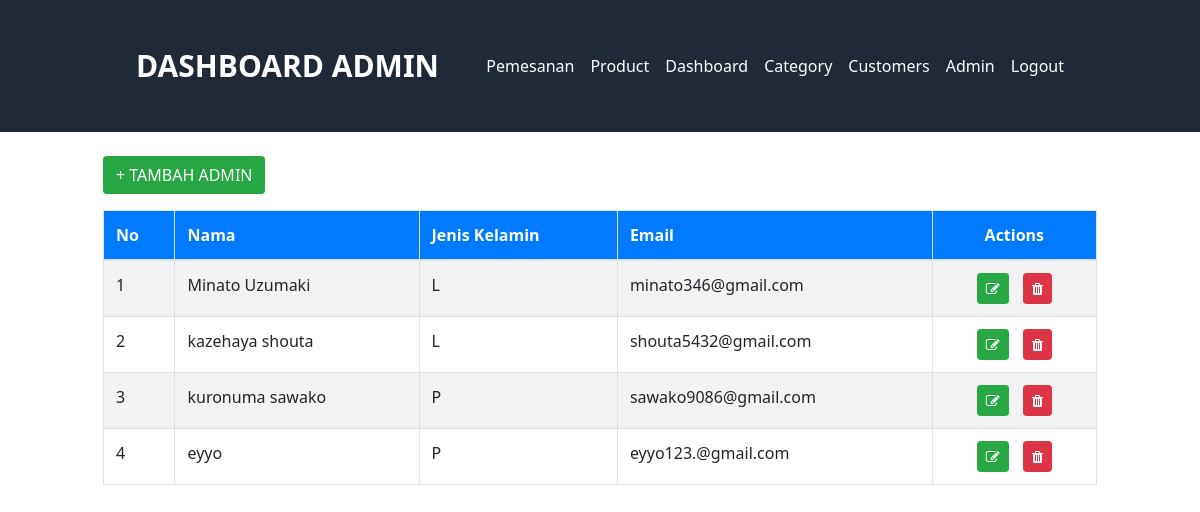
The page /test_pdo/index.php on the database its author committed.
### tables this page shows
CREATE TABLE `user` (
  `id` int(11) NOT NULL,
  `nama` varchar(100) NOT NULL,
  `jenis_kelamin` varchar(20) NOT NULL,
  `email` varchar(100) NOT NULL,
  `password` varchar(255) NOT NULL
);

### test_pdo/index.php (the view, shortened to what this page needs)
<?php
require_once('koneksi.php');
?>
<!DOCTYPE HTML>
<html>
<head>
    <link rel="stylesheet" href="https://maxcdn.bootstrapcdn.com/bootstrap/4.0.0/css/bootstrap.min.css">
    <link rel="stylesheet" href="https://stackpath.bootstrapcdn.com/font-awesome/4.7.0/css/font-awesome.min.css">
    <link href="https://unpkg.com/tailwindcss@2.2.19/dist/tailwind.min.css" rel="stylesheet">
</head>
<body>
    <header class="bg-gray-800 text-white">
        <div class="container mx-auto flex justify-between items-center p-5">
            <h1 class="text-3xl font-bold">DASHBOARD ADMIN</h1>
            <nav>
                <ul class="flex space-x-4">
                    <li><a href="../masterdata/orders_product/tampilan.php" class="hover:underline">Pemesanan</a></li>
                    <li><a href="../masterdata/product/list_products.php" class="hover:underline">Product</a></li>
                    <li><a href="dashboard.php" class="hover:underline">Dashboard</a></li>
                    <li><a href="../masterdata/category/category.php" class="hover:underline">Category</a></li>
                    <li><a href="../masterdata/customer/list_customers.php" class="hover:underline">Customers</a></li>
                    <li><a href="login.php" class="hover:underline">Admin</a></li>
                    <li><a href="logout.php" class="hover:underline">Logout</a></li>
                </ul>
            </nav>
        </div>
    </header>
    <div class="container mt-4">
        <a href="tambah.php" class="btn btn-custom mb-3">+ TAMBAH ADMIN</a>
        <div class="table-responsive">
            <table class="table table-striped table-bordered colored-table">
                <thead>
                    <tr>
                        <th>No</th>
                        <th>Nama</th>
                        <th>Jenis Kelamin</th>
                        <th>Email</th>
                        <th style="text-align: center;">Actions</th>
                    </tr>
                </thead>
                <tbody>
                    <?php
                    $sql = "SELECT * FROM user";
                    $row = $koneksi->prepare($sql);
                    $row->execute();
                    $hasil = $row->fetchAll();
                    $a = 1;
                    foreach($hasil as $isi) {
                    ?>
                    <tr>
                        <td><?php echo $a ?></td>
                        <td><?php echo htmlspecialchars($isi['nama']) ?></td>
                        <td><?php echo htmlspecialchars($isi['jenis_kelamin']); ?></td>
                        <td><?php echo htmlspecialchars($isi['email']); ?></td>
                        <td class="text-center table-actions">
                            <a href="edit.php?id=<?php echo $isi['id'];?>" class="btn btn-success btn-sm">
                                <span class="fa fa-edit"></span>
                            </a>
                            <a onclick="return confirm('Apakah yakin data akan dihapus?')" href="hapus.php?id=<?php echo $isi['id'];?>" class="btn btn-danger btn-sm">
                                <span class="fa fa-trash"></span>
                            </a>
                        </td>
                    </tr>
                    <?php
                    $a++;
                    }
                    ?>
                </tbody>
            </table>
        </div>
    </div>
</body>
</html>

### test_pdo/index.php (style rules this page uses)
.colored-table thead th { background-color: #007bff; color: #fff; }
.btn-custom { background-color: #28a745; color: #fff; }
.table-actions a { margin: 0 5px; }

### rows shown on the page
user: nama "Minato Uzumaki", jenis_kelamin "L", email "minato346@gmail.com"
user: nama "kazehaya shouta", jenis_kelamin "L", email "shouta5432@gmail.com"
user: nama "kuronuma sawako", jenis_kelamin "P", email "sawako9086@gmail.com"
user: nama "eyyo", jenis_kelamin "P", email "eyyo123.@gmail.com"
